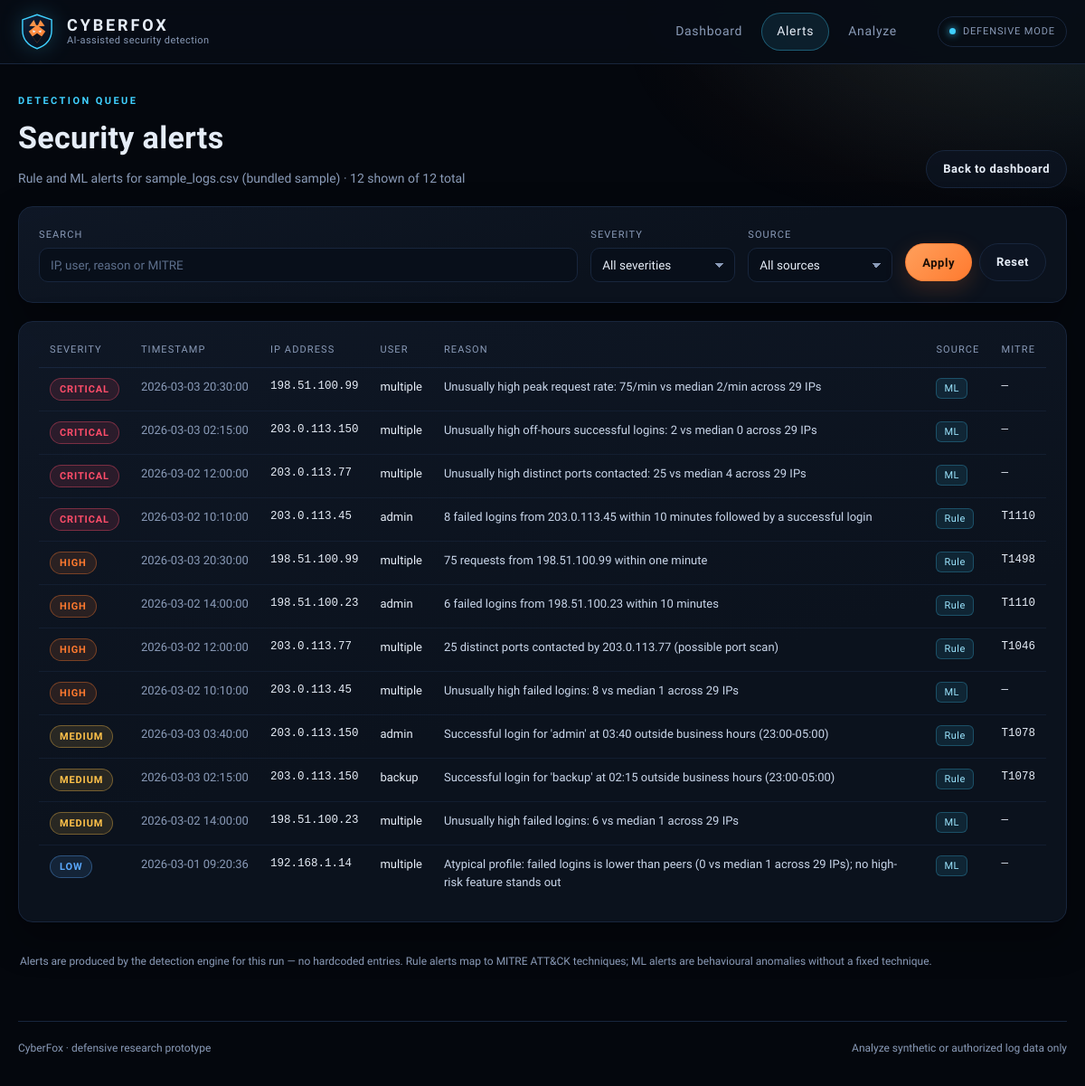
Screenshot of /alerts with the database file from the repository.
### tables this page shows
CREATE TABLE runs (
    id INTEGER PRIMARY KEY AUTOINCREMENT,
    filename TEXT NOT NULL,
    created_at TEXT NOT NULL,
    is_sample INTEGER NOT NULL DEFAULT 0,
    total_rows INTEGER NOT NULL,
    valid_rows INTEGER NOT NULL,
    invalid_rows INTEGER NOT NULL,
    unique_ips INTEGER NOT NULL,
    unique_users INTEGER NOT NULL,
    time_start TEXT,
    time_end TEXT,
    failure_rate REAL NOT NULL,
    login_events INTEGER NOT NULL,
    failed_logins INTEGER NOT NULL,
    total_alerts INTEGER NOT NULL,
    rule_alerts INTEGER NOT NULL,
    ml_alerts INTEGER NOT NULL,
    critical_count INTEGER NOT NULL,
    high_count INTEGER NOT NULL,
    medium_count INTEGER NOT NULL,
    low_count INTEGER NOT NULL,
    suspicious_events INTEGER NOT NULL
);

CREATE TABLE alerts (
    id INTEGER PRIMARY KEY AUTOINCREMENT,
    run_id INTEGER NOT NULL REFERENCES runs(id) ON DELETE CASCADE,
    ip TEXT NOT NULL,
    user TEXT NOT NULL,
    timestamp TEXT NOT NULL,
    severity TEXT NOT NULL,
    reason TEXT NOT NULL,
    source TEXT NOT NULL,
    mitre TEXT,
    anomaly_score REAL,
    event_count INTEGER NOT NULL DEFAULT 0
);

### app.py (the view, shortened to what this page needs)
@web.get("/alerts")
def alerts():
    db = get_db()
    requested_run = request.args.get("run_id", type=int)
    run = _get_run(db, requested_run) if requested_run else _latest_run(db)
    run_id = int(run["id"])
    query_text = request.args.get("q", "").strip()[:120]
    severity = request.args.get("severity", "").strip()
    source = request.args.get("source", "").strip()
    severity = severity if severity in SEVERITIES else ""
    source = source if source in SOURCES else ""
    clauses = ["run_id = ?"]
    params: list[Any] = [run_id]
    if severity:
        clauses.append("severity = ?")
        params.append(severity)
    if source:
        clauses.append("source = ?")
        params.append(source)
    rows = db.execute(
        f"""
        SELECT * FROM alerts
        WHERE {' AND '.join(clauses)}
        ORDER BY {SEVERITY_RANK_SQL}, timestamp DESC
        LIMIT 500
        """,
        params,
    ).fetchall()
    total = db.execute(
        "SELECT COUNT(*) FROM alerts WHERE run_id = ?", (run_id,)
    ).fetchone()[0]
    return render_template(
        "alerts.html",
        run=run,
        alerts=rows,
        total=int(total),
        filters={"q": query_text, "severity": severity, "source": source},
    )

### app.py (called while the page is built)
def get_db() -> sqlite3.Connection:
    if "db" not in g:
        connection = sqlite3.connect(current_app.config["DATABASE"])
        connection.row_factory = sqlite3.Row
        connection.execute("PRAGMA foreign_keys = ON")
        g.db = connection
    return g.db

def _latest_run(db: sqlite3.Connection) -> sqlite3.Row | None:
    return db.execute("SELECT * FROM runs ORDER BY id DESC LIMIT 1").fetchone()

@web.app_template_filter("sev_class")
def sev_class(severity: str) -> str:
    return f"sev-{str(severity).lower()}"

### templates/alerts.html (shortened to what this page needs)
{% extends "base.html" %}
{% block content %}
<section class="page-head">
  <div>
    <p class="eyebrow">Detection queue</p>
    <h1>Security alerts</h1>
    <p class="lede">
      {% if run %}
        Rule and ML alerts for {{ run.filename }} · {{ alerts|length }} shown of {{ total }} total
      {% else %}
        No analysis loaded yet.
      {% endif %}
    </p>
  </div>
  <div class="head-actions">
    <a class="btn btn-ghost" href="{{ url_for('web.dashboard') }}">Back to dashboard</a>
  </div>
</section>
{% if run %}
<form class="filters panel" method="get" action="{{ url_for('web.alerts') }}" role="search">
  <div class="field field-grow">
    <label for="q">Search</label>
    <input id="q" type="search" name="q" value="{{ filters.q }}" maxlength="120"
           placeholder="IP, user, reason or MITRE" autocomplete="off">
  </div>
  <div class="field">
    <label for="severity">Severity</label>
    <select id="severity" name="severity" data-auto-submit>
      <option value="">All severities</option>
    </select>
  </div>
  <div class="field">
    <label for="source">Source</label>
    <select id="source" name="source" data-auto-submit>
      <option value="">All sources</option>
    </select>
  </div>
  <div class="filter-actions">
    <button class="btn btn-primary" type="submit">Apply</button>
    <a class="btn btn-ghost" href="{{ url_for('web.alerts', run_id=run.id) }}">Reset</a>
  </div>
</form>
<section class="panel">
  {% if alerts %}
    <div class="table-wrap">
      <table class="alerts-table stack">
        <thead>
          <tr>
            <th>Severity</th>
            <th>Timestamp</th>
            <th>IP address</th>
            <th>User</th>
            <th>Reason</th>
            <th>Source</th>
            <th>MITRE</th>
          </tr>
        </thead>
        <tbody>
          {% for alert in alerts %}
            <tr>
              <td data-label="Severity"><span class="pill {{ alert.severity|sev_class }}">{{ alert.severity }}</span></td>
              <td class="muted nowrap" data-label="Timestamp">{{ alert.timestamp }}</td>
              <td class="mono" data-label="IP address">{{ alert.ip }}</td>
              <td data-label="User">{{ alert.user }}</td>
              <td class="reason" data-label="Reason">{{ alert.reason }}</td>
              <td data-label="Source"><span class="badge">{{ alert.source }}</span></td>
              <td class="mono" data-label="MITRE">{{ alert.mitre or '—' }}</td>
            </tr>
          {% endfor %}
        </tbody>
      </table>
    </div>
  {% else %}
    <p class="empty-note">No alerts match these filters.</p>
  {% endif %}
</section>
<p class="footnote">
  Alerts are produced by the detection engine for this run — no hardcoded entries.
  Rule alerts map to MITRE ATT&amp;CK techniques; ML alerts are behavioural anomalies without a fixed technique.
</p>
{% else %}
<section class="panel empty-state">
  <h2>No alerts to show</h2>
  <p class="muted">Analyse a log file first, then return to this page.</p>
  <a class="btn btn-primary" href="{{ url_for('web.analyze') }}">Analyze logs</a>
</section>
{% endif %}
{% endblock %}

### rows the page displays
runs: filename "sample_logs.csv (bundled sample)"
alerts: severity "CRITICAL", timestamp "2026-03-03 20:30:00", ip "198.51.100.99", user "multiple", reason "Unusually high peak request rate: 75/min vs median 2/min across 29 IPs", source "ML", mitre "—"
alerts: severity "CRITICAL", timestamp "2026-03-03 02:15:00", ip "203.0.113.150", user "multiple", reason "Unusually high off-hours successful logins: 2 vs median 0 across 29 IPs", source "ML", mitre "—"
alerts: severity "CRITICAL", timestamp "2026-03-02 12:00:00", ip "203.0.113.77", user "multiple", reason "Unusually high distinct ports contacted: 25 vs median 4 across 29 IPs", source "ML", mitre "—"
alerts: severity "CRITICAL", timestamp "2026-03-02 10:10:00", ip "203.0.113.45", user "admin", reason "8 failed logins from 203.0.113.45 within 10 minutes followed by a successful login", source "Rule", mitre "T1110"
alerts: severity "HIGH", timestamp "2026-03-03 20:30:00", ip "198.51.100.99", user "multiple", reason "75 requests from 198.51.100.99 within one minute", source "Rule", mitre "T1498"
alerts: severity "HIGH", timestamp "2026-03-02 14:00:00", ip "198.51.100.23", user "admin", reason "6 failed logins from 198.51.100.23 within 10 minutes", source "Rule", mitre "T1110"
alerts: severity "HIGH", timestamp "2026-03-02 12:00:00", ip "203.0.113.77", user "multiple", reason "25 distinct ports contacted by 203.0.113.77 (possible port scan)", source "Rule", mitre "T1046"
alerts: severity "HIGH", timestamp "2026-03-02 10:10:00", ip "203.0.113.45", user "multiple", reason "Unusually high failed logins: 8 vs median 1 across 29 IPs", source "ML", mitre "—"
alerts: severity "MEDIUM", timestamp "2026-03-03 03:40:00", ip "203.0.113.150", user "admin", reason "Successful login for 'admin' at 03:40 outside business hours (23:00-05:00)", source "Rule", mitre "T1078"
alerts: severity "MEDIUM", timestamp "2026-03-03 02:15:00", ip "203.0.113.150", user "backup", reason "Successful login for 'backup' at 02:15 outside business hours (23:00-05:00)", source "Rule", mitre "T1078"
alerts: severity "MEDIUM", timestamp "2026-03-02 14:00:00", ip "198.51.100.23", user "multiple", reason "Unusually high failed logins: 6 vs median 1 across 29 IPs", source "ML", mitre "—"
alerts: severity "LOW", timestamp "2026-03-01 09:20:36", ip "192.168.1.14", user "multiple", reason "Atypical profile: failed logins is lower than peers (0 vs median 1 across 29 IPs); no high-risk feature stands out", source "ML", mitre "—"

### other values shown
{{ alerts|length }} "12"
{{ total }} "12"
